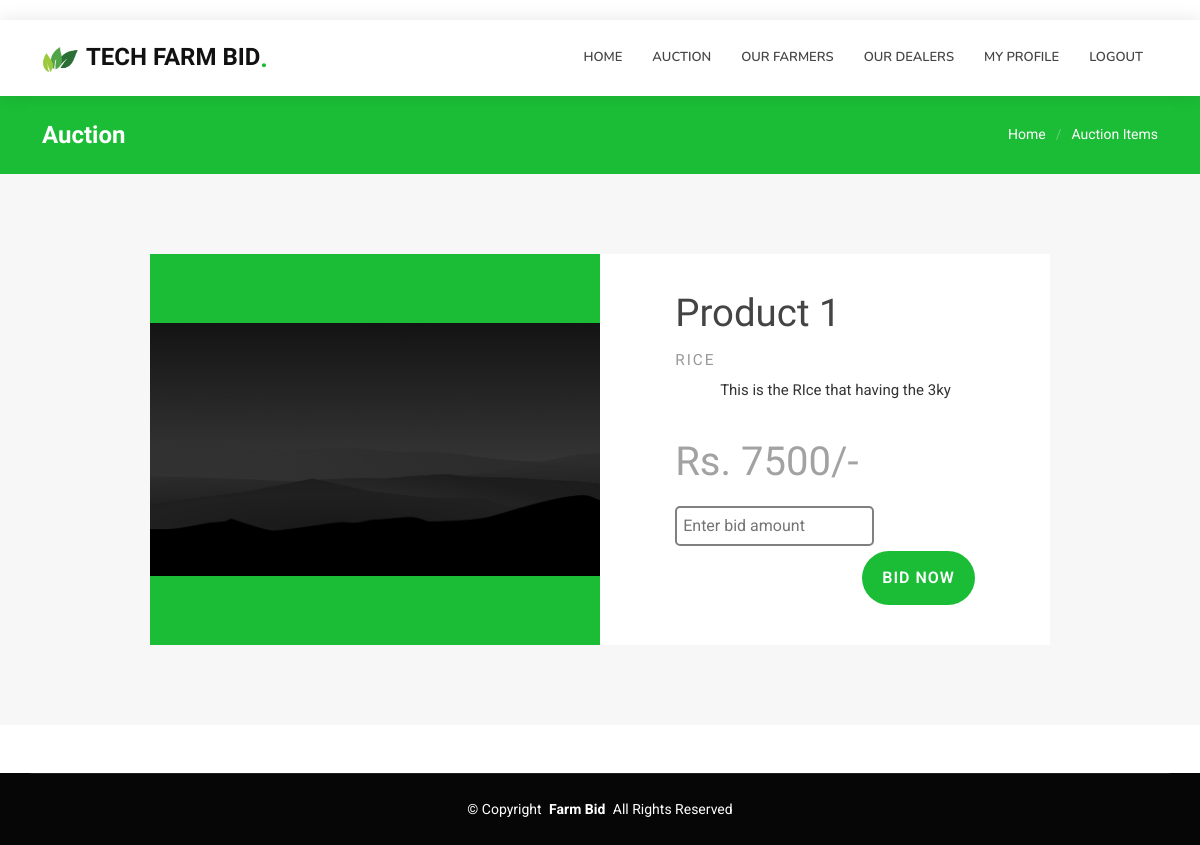
Page /single-auction-item.php?id=1 (signed in) on the committed database.
### tables this page shows
CREATE TABLE `auction_item_tbl` (
  `id` int(255) NOT NULL,
  `farmer_id` int(255) NOT NULL,
  `item_name` varchar(255) NOT NULL,
  `item_category` varchar(255) NOT NULL,
  `initial_amount` int(255) NOT NULL,
  `description` varchar(255) NOT NULL,
  `image` varchar(255) NOT NULL,
  `status` varchar(25) NOT NULL DEFAULT 'pending',
  `start_time` varchar(255) NOT NULL DEFAULT 'requested...',
  `end_time` varchar(255) NOT NULL DEFAULT 'requested...',
  `highest_bidder` varchar(255) NOT NULL DEFAULT 'waiting for the time',
  `highest_bidder_amount` bigint(20) NOT NULL,
  `created_at` timestamp NOT NULL DEFAULT current_timestamp() ON UPDATE current_timestamp()
);

### single-auction-item.php (the view, shortened to what this page needs)
<?php
    require_once('database/db-connection.php');
    $user_id = $_GET['id'];
    $sql1 = "SELECT * FROM auction_item_tbl WHERE id = '$user_id'";
    $result1 = mysqli_query($conn, $sql1);
    $row1 = mysqli_fetch_assoc($result1);
?>
<!DOCTYPE html>
<html>
<head>
  <link href="css/bootstrap.min.css" rel="stylesheet">
  <link href="css/main.css" rel="stylesheet">
  <link rel="stylesheet" href="https://cdnjs.cloudflare.com/ajax/libs/boxicons/2.1.0/css/boxicons.min.css" />
</head>
<body class="index-page">
  <?php include 'header.php'; ?>
  <main class="main">
    <div class="page-title accent-background">
      <div class="container d-lg-flex justify-content-between align-items-center">
        <h1 class="mb-2 mb-lg-0">Auction</h1>
        <nav class="breadcrumbs">
          <ol>
            <li><a href="home.php">Home</a></li>
            <li class="current">Auction Items</li>
          </ol>
        </nav>
      </div>
    </div>
    <section id="services" class="services section light-background d-flex justify-content-center">
      <div class="productcontainer">
      <div class="imgBx">
            <img src="uploads/<?php echo $row1['image']; ?>" alt="Nike Jordan Proto-Lyte Image">
        </div>
        <div class="details">
            <div class="content">
                <h2><?php echo $row1['item_name']; ?><br>
                    <span><?php echo $row1['item_category']; ?></span>
                </h2>
                <p>
                <?php echo $row1['description']; ?>
                </p>
                <?php
                    if($row1['status'] == 'Ended' && $row1['highest_bidder'] == "No One")
                    { ?>
                        <h4><?php echo "Bid Failed !"; ?></h4>
                    <?php }
                    else if ($row1['status'] == 'Ended' && $row1['highest_bidder'] != "No One")
                    { ?>
                        <h4><?php echo "Bid Won By ".$row1['highest_bidder']; ?></h4>
                    <?php }
                    else if($row1['status'] == 'On_Going')
                    { ?>
                        <h3><?php echo "Rs. ".$row1['highest_bidder_amount']."/-"; ?></h3>
                        <form action="" method="POST">
                        <input type="number" name="amount" placeholder="Enter bid amount" autofocus id="bid">
                        <button>Bid Now</button>
                        </form>
                    <?php }
                ?>
            </div>
        </div>
      </div>
    </section>
  </main>
  <footer id="footer" class="footer dark-background mt-5">
    <div class="container copyright text-center mt-4">
      <p>© <span>Copyright</span> <strong class="px-1 sitename">Farm Bid</strong> <span>All Rights Reserved</span></p>
    </div>
  </footer>
</body>
</html>

### css/main.css (style rules this page uses)
:root { --default-font: "Roboto", system-ui, -apple-system, "Segoe UI", Roboto, "Helvetica Neue", Arial, "Noto Sans", "Liberation Sans", sans-serif, "Apple Color Emoji", "Segoe UI Emoji", "Segoe UI Symbol", "Noto Color Emoji"; --heading-font: "Raleway", sans-serif; --nav-font: "Nunito", sans-serif; }
:root { --background-color: #ffffff; --default-color: #444444; --heading-color: #111111; --accent-color: #1bbd36; --surface-color: #ffffff; --contrast-color: #ffffff; }
:root { --nav-color: #444444; --nav-hover-color: #1bbd36; --nav-mobile-background-color: #ffffff; --nav-dropdown-background-color: #ffffff; --nav-dropdown-color: #444444; --nav-dropdown-hover-color: #1bbd36; }
.light-background { --background-color: #f7f7f7; --surface-color: #ffffff; }
.dark-background { --background-color: #060606; --default-color: #ffffff; --heading-color: #ffffff; --surface-color: #252525; --contrast-color: #ffffff; }
.accent-background { --background-color: #1bbd36; --default-color: #ffffff; --heading-color: #ffffff; --accent-color: #ffffff; --surface-color: #2ae149; --contrast-color: #ffffff; }
:root { scroll-behavior: smooth; }
body { color: var(--default-color); background-color: var(--background-color); font-family: var(--default-font); }
a { color: var(--accent-color); text-decoration: none; transition: 0.3s; }
h1, h2, h3, h4, h5, h6 { color: var(--heading-color); font-family: var(--heading-font); }
.footer { color: var(--default-color); background-color: var(--background-color); font-size: 14px; position: relative; }
.footer .copyright { padding: 25px 0; border-top: 1px solid color-mix(in srgb, var(--default-color), transparent 90%); }
.footer .copyright p { margin-bottom: 0; }
.page-title { color: var(--default-color); background-color: var(--background-color); padding: 25px 0; position: relative; }
.page-title h1 { font-size: 24px; font-weight: 700; }
.page-title .breadcrumbs ol { display: flex; flex-wrap: wrap; list-style: none; padding: 0; margin: 0; font-size: 14px; font-weight: 400; }
.page-title .breadcrumbs ol li+li { padding-left: 10px; }
.page-title .breadcrumbs ol li+li::before { content: "/"; display: inline-block; padding-right: 10px; color: color-mix(in srgb, var(--default-color), transparent 70%); }
section, .section { color: var(--default-color); background-color: var(--background-color); padding: 60px 0; scroll-margin-top: 100px; overflow: clip; }

### single-auction-item.php (style rules this page uses)
body { margin-top:20px; }
.productcontainer { position: relative; display: flex; flex-wrap: wrap; justify-content: space-between; width: 900px; background: #fff; margin: 20px; }
#bid { margin-top: 20px; padding: 2%; border: 2px solid gray; outline: none; border-radius: 5px; }
.productcontainer .imgBx { position: relative; display: flex; justify-content: center; align-items: center; width: 50%; height: 100%; background: #1bbd36; transition: .3s linear; }
.productcontainer .imgBx img { position: relative; width: 100%; transition: .9s linear; }
.productcontainer .details { display: flex; justify-content: center; align-items: flex-start; width: 50%; height: 100%; box-sizing: border-box; padding: 40px; }
.productcontainer .details h2 { margin: 0; padding: 0; font-size: 2.4em; line-height: 1em; color: #444; }
.productcontainer .details h2 span { font-size: 0.4em; text-transform: uppercase; letter-spacing: 2px; color: #999; }
.productcontainer .details p { max-width: 85%; margin-left: 15%; color: #333; font-size: 15px; margin-bottom: 36px; }
.productcontainer .details h3 , h4 { margin: 0; padding: 0; font-size: 2.5em; color: #a2a2a2; float: left; }
.productcontainer .details button { background: #1bbd36; color: #fff; border: none; outline: none; padding: 15px 20px; margin-top: 5px; font-size: 16px; letter-spacing: 1px; text-transform: uppercase; font-weight: 600; border-radius: 40px; float: right; }

### rows in the picture
auction_item_tbl: image (picture), item_name "Product 1", item_category "RICE", description "This is the RIce that having the 3ky", highest_bidder_amount "7500"
